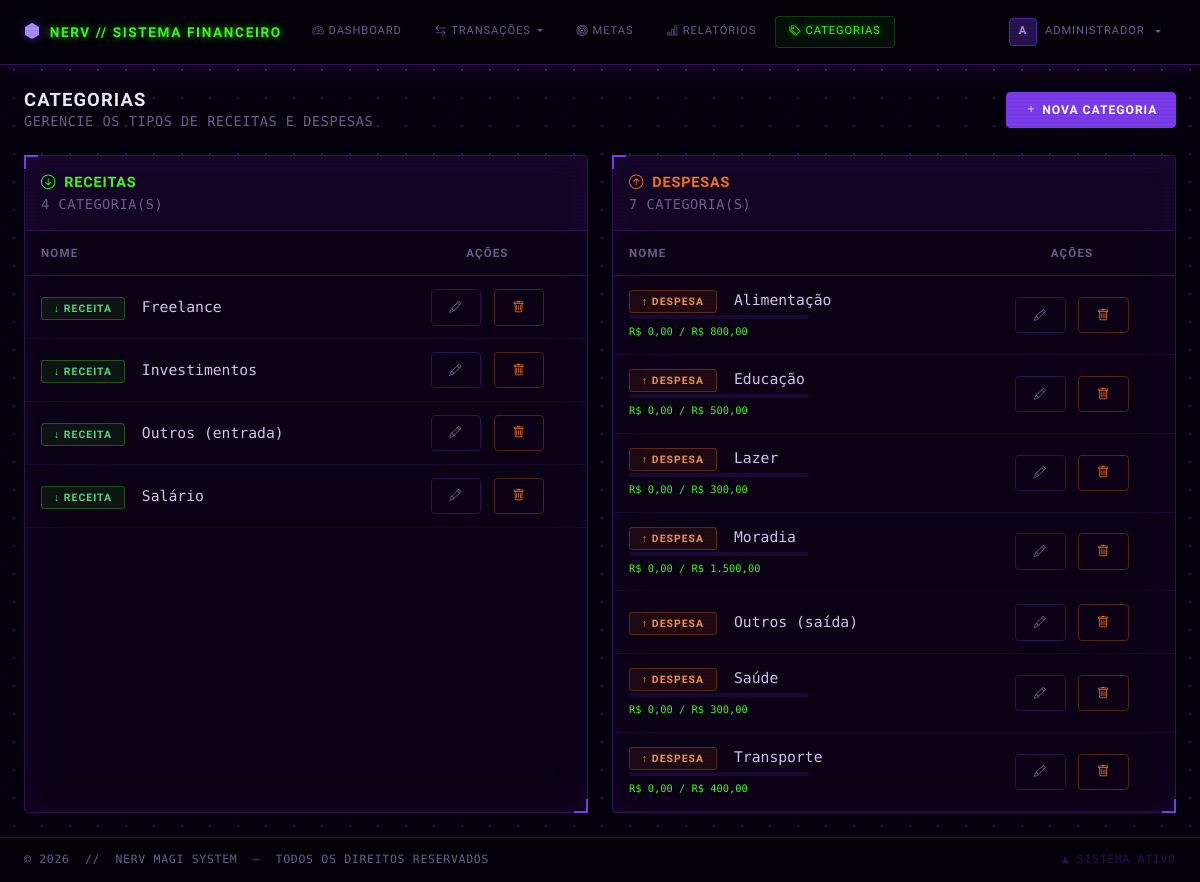
Page /categorias/index.php (signed in) on the committed database.
### tables this page shows
CREATE TABLE IF NOT EXISTS categorias (
    id            INT AUTO_INCREMENT PRIMARY KEY,
    nome          VARCHAR(100)   NOT NULL,
    tipo          ENUM('receita', 'despesa') NOT NULL,
    limite_mensal DECIMAL(10,2)  DEFAULT NULL
);

### includes/auth.php (called while the page is built, shortened)
<?php
function currentUser(): array {
    return [
        'id'   => $_SESSION['usuario_id'] ?? null,
        'nome' => $_SESSION['usuario_nome'] ?? '',
    ];
}

### categorias/index.php (the view, shortened to what this page needs)
<?php
require_once __DIR__ . '/../includes/auth.php';
$db = getDB();
$stmt = $db->query("SELECT * FROM categorias ORDER BY tipo, nome");
$categorias = $stmt->fetchAll();
$gastos = [];
$receitas = array_filter($categorias, fn($c) => $c['tipo'] === 'receita');
$despesas = array_filter($categorias, fn($c) => $c['tipo'] === 'despesa');
include __DIR__ . '/../includes/header.php';
include __DIR__ . '/../includes/navbar.php';
?>
<main class="py-4">
<div class="container-fluid px-4">
    <div class="d-flex justify-content-between align-items-center mb-4">
        <div>
            <h1 class="page-title mb-0">Categorias</h1>
            <p class="page-subtitle mb-0">Gerencie os tipos de receitas e despesas</p>
        </div>
        <a href="/projeto_dashboard_financeiro/categorias/create.php" class="btn btn-primary">
            <i class="bi bi-plus me-1"></i>Nova Categoria
        </a>
    </div>
    <div class="row g-4">
        <div class="col-12 col-lg-6">
            <div class="card h-100">
                <div class="card-header px-3 py-3 d-flex justify-content-between align-items-center">
                    <div>
                        <p class="page-title mb-0" style="font-size:0.9rem;color:var(--eva-green);">
                            <i class="bi bi-arrow-down-circle me-2"></i>Receitas
                        </p>
                        <p class="page-subtitle mb-0"><?= count($receitas) ?> categoria(s)</p>
                    </div>
                </div>
                <div class="card-body p-0">
                    <?php if (empty($receitas)): ?>
                        <div class="text-center text-muted py-5">
                            <i class="bi bi-inbox fs-1 opacity-25"></i>
                            <p class="mt-2">Nenhuma categoria de receita</p>
                        </div>
                    <?php else: ?>
                        <div class="table-responsive">
                            <table class="table table-hover align-middle mb-0">
                                <thead>
                                    <tr>
                                        <th class="ps-3">Nome</th>
                                        <th class="text-center pe-3">Ações</th>
                                    </tr>
                                </thead>
                                <tbody>
                                    <?php foreach ($receitas as $cat): ?>
                                        <tr>
                                            <td class="ps-3">
                                                <span class="tipo-tag receita">↓ RECEITA</span>
                                                <span class="ms-2"><?= htmlspecialchars($cat['nome']) ?></span>
                                            </td>
                                            <td class="text-center pe-3">
                                                <a href="/projeto_dashboard_financeiro/categorias/edit.php?id=<?= $cat['id'] ?>"
                                                   class="btn btn-sm btn-outline-secondary me-1" title="Editar">
                                                    <i class="bi bi-pencil"></i>
                                                </a>
                                                <button type="button" class="btn btn-sm btn-outline-danger"
                                                        title="Excluir"
                                                        data-bs-toggle="modal"
                                                        data-bs-target="#modalExcluir"
                                                        data-id="<?= $cat['id'] ?>"
                                                        data-nome="<?= htmlspecialchars($cat['nome']) ?>">
                                                    <i class="bi bi-trash"></i>
                                                </button>
                                            </td>
                                        </tr>
                                    <?php endforeach; ?>
                                </tbody>
                            </table>
                        </div>
                    <?php endif; ?>
                </div>
            </div>
        </div>
        <div class="col-12 col-lg-6">
            <div class="card h-100">
                <div class="card-header px-3 py-3 d-flex justify-content-between align-items-center">
                    <div>
                        <p class="page-title mb-0" style="font-size:0.9rem;color:var(--eva-orange);">
                            <i class="bi bi-arrow-up-circle me-2"></i>Despesas
                        </p>
                        <p class="page-subtitle mb-0"><?= count($despesas) ?> categoria(s)</p>
                    </div>
                </div>
                <div class="card-body p-0">
                    <?php if (empty($despesas)): ?>
                        <div class="text-center text-muted py-5">
                            <i class="bi bi-inbox fs-1 opacity-25"></i>
                            <p class="mt-2">Nenhuma categoria de despesa</p>
                        </div>
                    <?php else: ?>
                        <div class="table-responsive">
                            <table class="table table-hover align-middle mb-0">
                                <thead>
                                    <tr>
                                        <th class="ps-3">Nome</th>
                                        <th class="text-center pe-3">Ações</th>
                                    </tr>
                                </thead>
                                <tbody>
                                    <?php foreach ($despesas as $cat):
                                        $gasto  = $gastos[$cat['id']] ?? 0;
                                        $limite = $cat['limite_mensal'] ? (float)$cat['limite_mensal'] : null;
                                        $pct    = ($limite && $limite > 0) ? min(($gasto / $limite) * 100, 100) : null;
                                        $corBarra = $pct === null ? null : ($pct >= 100 ? 'var(--eva-red)' : ($pct >= 80 ? 'var(--eva-yellow)' : 'var(--eva-green)'));
                                    ?>
                                        <tr>
                                            <td class="ps-3">
                                                <span class="tipo-tag despesa">↑ DESPESA</span>
                                                <span class="ms-2"><?= htmlspecialchars($cat['nome']) ?></span>
                                                <?php if ($pct !== null): ?>
                                                <div class="mt-1" style="max-width:180px;">
                                                    <div class="meta-progress-track" style="height:4px;">
                                                    </div>
                                                    <small style="font-family:'Share Tech Mono',monospace;font-size:0.65rem;color:<?= $corBarra ?>;">
                                                        R$ <?= number_format($gasto,2,',','.') ?> / R$ <?= number_format($limite,2,',','.') ?>
                                                    </small>
                                                </div>
                                                <?php endif; ?>
                                            </td>
                                            <td class="text-center pe-3">
                                                <a href="/projeto_dashboard_financeiro/categorias/edit.php?id=<?= $cat['id'] ?>"
                                                   class="btn btn-sm btn-outline-secondary me-1" title="Editar">
                                                    <i class="bi bi-pencil"></i>
                                                </a>
                                                <button type="button" class="btn btn-sm btn-outline-danger"
                                                        title="Excluir"
                                                        data-bs-toggle="modal"
                                                        data-bs-target="#modalExcluir"
                                                        data-id="<?= $cat['id'] ?>"
                                                        data-nome="<?= htmlspecialchars($cat['nome']) ?>">
                                                    <i class="bi bi-trash"></i>
                                                </button>
                                            </td>
                                        </tr>
                                    <?php endforeach; ?>
                                </tbody>
                            </table>
                        </div>
                    <?php endif; ?>
                </div>
            </div>
        </div>
    </div>
</div>
</main>
<?php include __DIR__ . '/../includes/footer.php'; ?>

### includes/header.php (shortened to what this page needs)
<!DOCTYPE html>
<html lang="pt-BR">
<head>
    <link href="https://cdn.jsdelivr.net/npm/bootstrap@5.3.3/dist/css/bootstrap.min.css" rel="stylesheet">
    <link href="https://cdn.jsdelivr.net/npm/bootstrap-icons@1.11.3/font/bootstrap-icons.min.css" rel="stylesheet">
    <link href="/projeto_dashboard_financeiro/assets/css/custom.css" rel="stylesheet">
</head>
<body>

### includes/navbar.php (shortened to what this page needs)
<?php
$currentPage = basename($_SERVER['PHP_SELF']);
$user = currentUser();
?>
<nav class="navbar navbar-expand-lg">
    <div class="container-fluid px-4">
        <a class="navbar-brand d-flex align-items-center gap-2" href="/projeto_dashboard_financeiro/dashboard.php">
            <i class="bi bi-hexagon-fill fs-6"></i>
            <span>NERV // Sistema Financeiro</span>
        </a>
        <div class="collapse navbar-collapse" id="navMenu">
            <ul class="navbar-nav me-auto mb-2 mb-lg-0 gap-1">
                <li class="nav-item">
                    <a class="nav-link <?= $currentPage === 'dashboard.php' ? 'active' : '' ?>"
                       href="/projeto_dashboard_financeiro/dashboard.php">
                        <i class="bi bi-speedometer2 me-1"></i>Dashboard
                    </a>
                </li>
                <li class="nav-item dropdown">
                    <a class="nav-link dropdown-toggle <?= (strpos($_SERVER['PHP_SELF'], 'transacoes') !== false || strpos($_SERVER['PHP_SELF'], 'recorrencias') !== false) ? 'active' : '' ?>"
                       href="#" data-bs-toggle="dropdown">
                        <i class="bi bi-arrow-left-right me-1"></i>Transações
                    </a>
                </li>
                <li class="nav-item">
                    <a class="nav-link <?= (strpos($_SERVER['PHP_SELF'], 'metas') !== false) ? 'active' : '' ?>"
                       href="/projeto_dashboard_financeiro/metas/index.php">
                        <i class="bi bi-bullseye me-1"></i>Metas
                    </a>
                </li>
                <li class="nav-item">
                    <a class="nav-link <?= $currentPage === 'relatorios.php' ? 'active' : '' ?>"
                       href="/projeto_dashboard_financeiro/relatorios.php">
                        <i class="bi bi-bar-chart-line me-1"></i>Relatórios
                    </a>
                </li>
                <li class="nav-item">
                    <a class="nav-link <?= (strpos($_SERVER['PHP_SELF'], 'categorias') !== false) ? 'active' : '' ?>"
                       href="/projeto_dashboard_financeiro/categorias/index.php">
                        <i class="bi bi-tags me-1"></i>Categorias
                    </a>
                </li>
            </ul>
            <ul class="navbar-nav align-items-center">
                <li class="nav-item dropdown">
                    <a class="nav-link dropdown-toggle d-flex align-items-center gap-2" href="#"
                       data-bs-toggle="dropdown">
                        <div class="avatar-sm">
                            <?= strtoupper(substr($user['nome'], 0, 1)) ?>
                        </div>
                        <span><?= htmlspecialchars(strtoupper(explode(' ', $user['nome'])[0])) ?></span>
                    </a>
                </li>
            </ul>
        </div>
    </div>
</nav>

### includes/footer.php (shortened to what this page needs)
<footer class="footer mt-auto">
    <div class="container-fluid px-4 d-flex justify-content-between align-items-center">
        <span>&copy; <?= date('Y') ?> &nbsp;//&nbsp; NERV MAGI SYSTEM &nbsp;—&nbsp; TODOS OS DIREITOS RESERVADOS</span>
        <span style="color:#2d1254;">▲ SISTEMA ATIVO</span>
    </div>
</footer>
</body>
</html>

### rows in the picture
categorias: nome "Freelance"
categorias: nome "Investimentos"
categorias: nome "Outros (entrada)"
categorias: nome "Salário"
categorias: nome "Alimentação", id "0,00", limite_mensal "800,00"
categorias: nome "Educação", id "0,00", limite_mensal "500,00"
categorias: nome "Lazer", id "0,00", limite_mensal "300,00"
categorias: nome "Moradia", id "0,00", limite_mensal "1.500,00"
categorias: nome "Outros (saída)"
categorias: nome "Saúde", id "0,00", limite_mensal "300,00"
categorias: nome "Transporte", id "0,00", limite_mensal "400,00"

### other values in the picture
substr($user['nome'], 0, 1) "A"
explode(' ', $user['nome'])[0] "ADMINISTRADOR"
count($receitas) "4"
count($despesas) "7"
